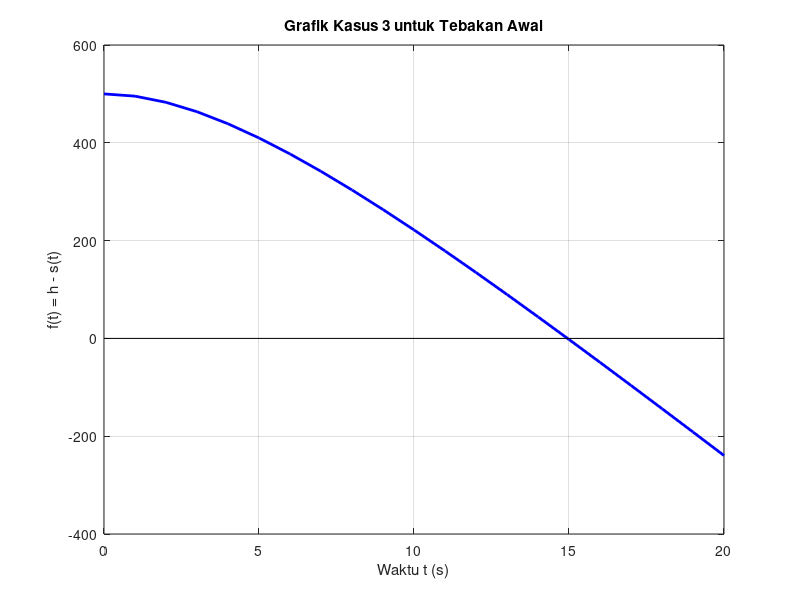

Here is the MATLAB script that generated this plot: (Note: this script raises an error after producing the figure.)
% L0125105_Lazuardi Akbar Imani

m = 50; h = 500; c = 10; g = 9.8;

% Fungsi s(t) dan f(t) = h - s(t)
s = @(t) (m*g/c)*t - ((m^2 * g)/(c^2)) * (1 - exp(-(c/m)*t));
f = @(t) h - s(t);

% Kecepatan v(t) yang juga merupakan s'(t)
% Karena f(t) = h - s(t), maka turunan f'(t) = -v(t)
v = @(t) (m*g/c) * (1 - exp(-(c/m)*t));
f_diff = @(t) -v(t);

% 1. Metode Grafik untuk Tebakan Awal
t_plot = 0:1:20;
figure;
plot(t_plot, f(t_plot), 'b-', 'LineWidth', 2); hold on;
line([0 20], [0 0], 'color', 'k');
xlabel('Waktu t (s)'); ylabel('f(t) = h - s(t)');
title('Grafik Kasus 3 untuk Tebakan Awal');
grid on;
% Dari grafik visual nanti, perkiraan jatuh di sekitar t = 12 s
t0_tebakan = 12;

% 2. Eksekusi Newton-Raphson
tol = 10^-5;
maxIter = 20;

fprintf('\nL0125105_Lazuardi Akbar Imani\n');

fprintf('=== HASIL ANALISIS KASUS 3 ===\n');
fprintf('Tebakan awal berdasarkan grafik: %f sekon\n\n', t0_tebakan);

t_jatuh = NewtonRaphson_L0125105(f, f_diff, t0_tebakan, maxIter, tol);

% 3. Hitung Kecepatan Saat Jatuh
v_jatuh = v(t_jatuh);

fprintf('\nKesimpulan:\n');
fprintf('Waktu saat menyentuh tanah (t) : %f sekon\n', t_jatuh);
fprintf('Kecepatan saat menyentuh tanah : %f m/s\n', v_jatuh);
